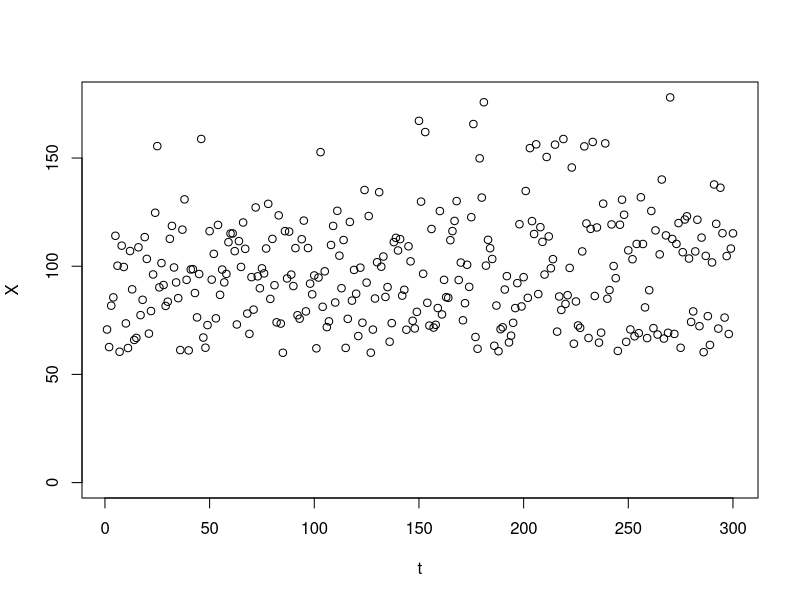
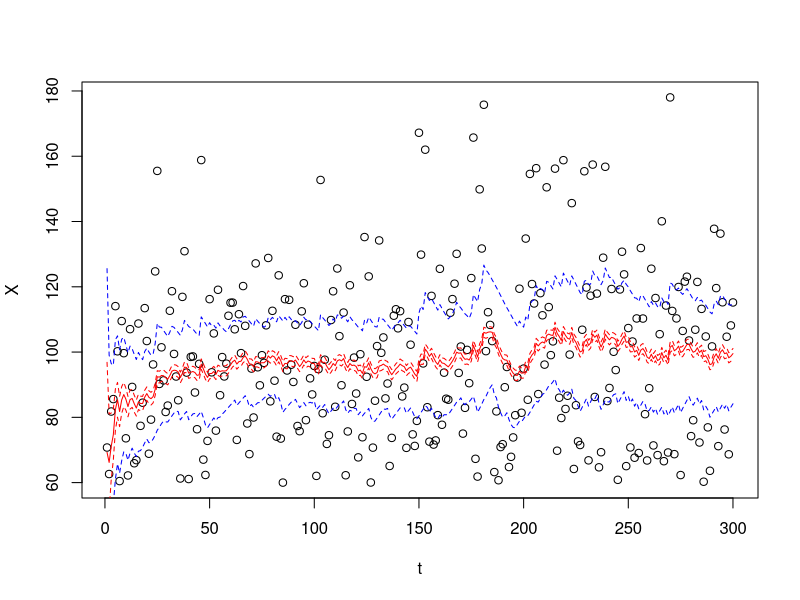

Source code (R) for these figures, in order:
# --- simulate some data
set.seed(10)

t <- seq(1:300)
N <- length(t)
X <- 60 + truncnorm::rtruncnorm(N, 0, Inf, 10, 40)
e <- rep(4, N)

plot(t, X, ylim = c(0, max(X)))

#  -- the parameters
#   - beta = mean travel time
#   - kappa = between-vehicle variability
#   - epsilon, phi = system noise of beta, kappa respectively

beta <- array(NA, c(1, N + 1))
beta_hat <- beta
P <- array(NA, c(1, 1, N + 1))
P_hat <- P

kappa <- kappa_hat <- array(NA, c(1, N + 1))
R <- R_hat <- array(NA, c(1, 1, N + 1))

# initialize
beta[,1] <- 60
P[,,1] <- 100
kappa[,1] <- 30
R[,,1] <- 100

epsilon <- 0.2
phi <- 0.5
r <- 5

for (i in 1:N) {
    beta_hat[,i+1] <- beta[,i]
    P_hat[,,i+1] <- P[,,i] + epsilon^2

    kappa_hat[,i+1] <- kappa[,i]
    R_hat[,,i+1] <- R[,,i] + phi^2

    # first, update kappa
    z <- abs(X[i] - beta_hat[,i+1]) / e[i] - kappa_hat[,i+1, drop = FALSE]
    S <- as.matrix(R_hat[,,i+1, drop = FALSE] + r^2)
    K <- R_hat[,,i+1,drop=F] %*% solve(S)
    kappa[,i+1] <- kappa_hat[,i+1] + K %*% z
    R[,,i+1] <- (1 - K) %*% R_hat[,,i+1]

    y <- X[i] - beta_hat[,i+1, drop = FALSE]
    S <- as.matrix(P_hat[,,i+1, drop = FALSE] + e[i]^2)
    K <- P_hat[,,i+1, drop = FALSE] %*% solve(S)
    beta[,i+1] <- beta_hat[,i+1] + K %*% y
    P[,,i+1] <- (1 - K) %*% P_hat[,,i+1]
}

plot(t, X)
lines(t, beta[1,-1], col = "red")
lines(t, beta[1,-1] + 2*P[1,1,-1], lty = 2, col = "red")
lines(t, beta[1,-1] - 2*P[1,1,-1], lty = 2, col = "red")
lines(t, beta[1,-1] + 2 * (kappa[1,-1] + R[1,1,-1]), lty = 2, col = "blue")
lines(t, beta[1,-1] - 2 * (kappa[1,-1] + R[1,1,-1]), lty = 2, col = "blue")
